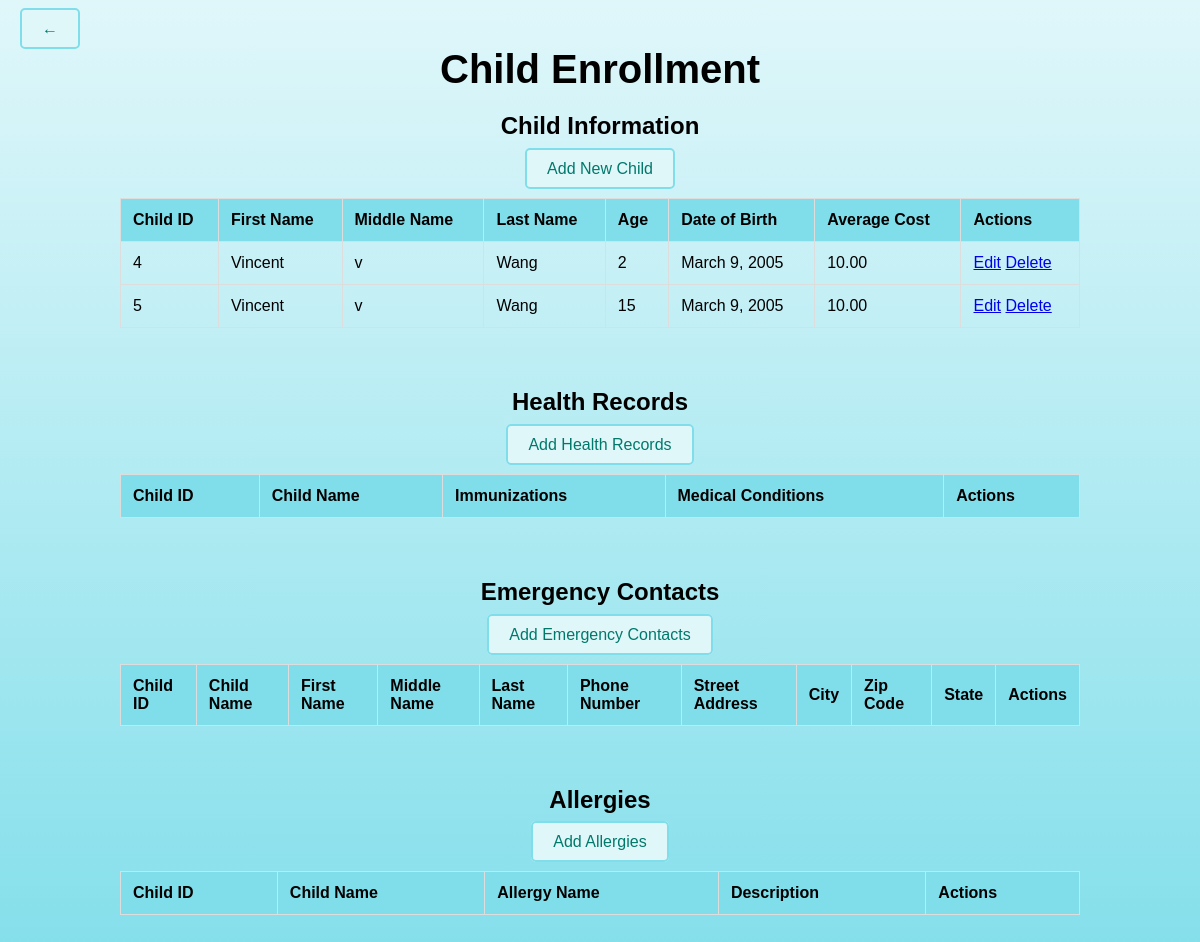
The page /myapp/child-enrollment/ on the database as committed earlier.
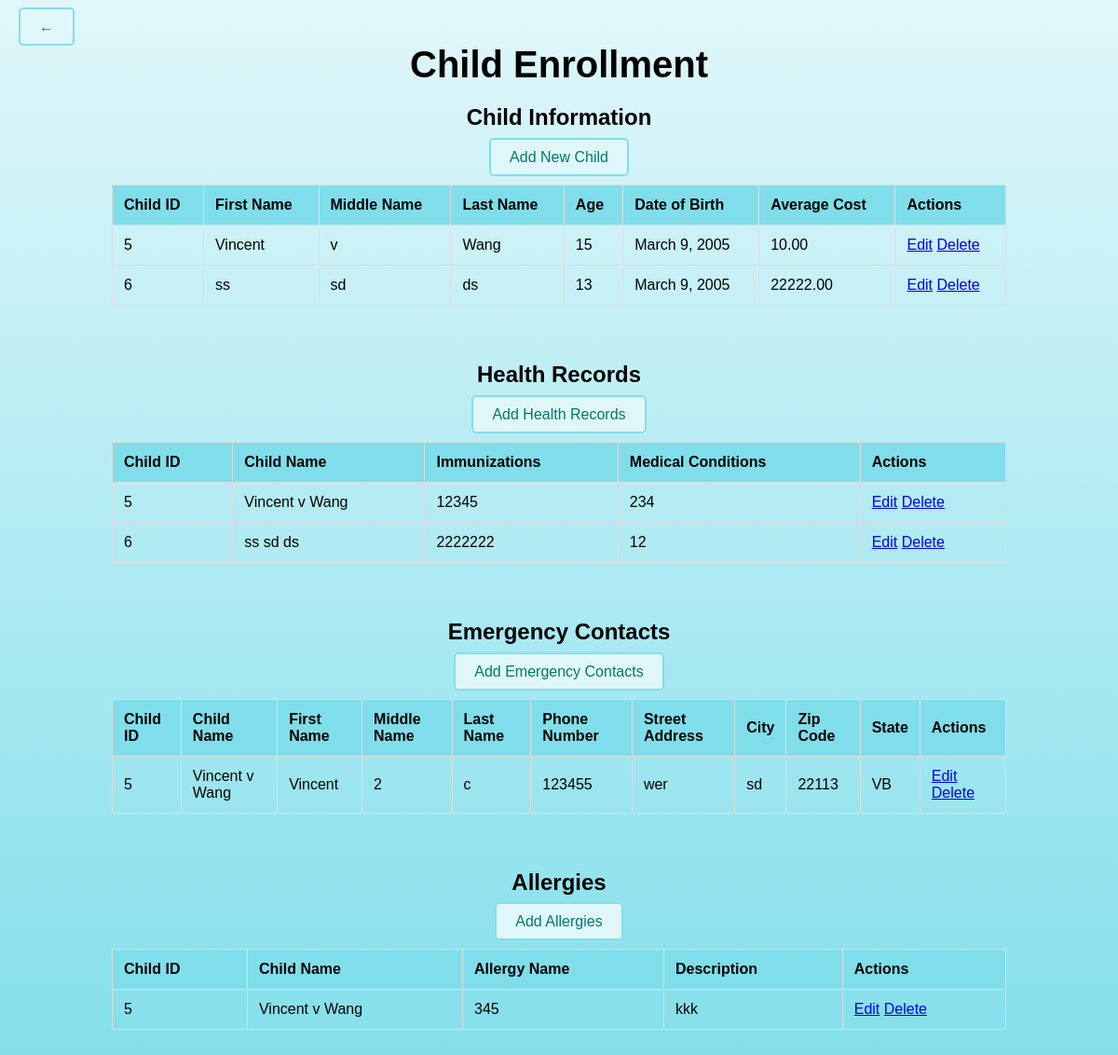
The same page on the database as committed later.
### myapp/models.py (models this page shows, shortened)
class Child(models.Model):
    first_name = models.CharField(max_length=100)
    middle_name = models.CharField(max_length=100, blank=True, null=True)
    last_name = models.CharField(max_length=100)
    age = models.IntegerField()
    date_of_birth = models.DateField()
    average_cost = models.DecimalField(max_digits=10, decimal_places=2)

class HealthRecord(models.Model):
    child = models.ForeignKey(Child, on_delete=models.CASCADE)
    immunizations = models.TextField()
    medical_conditions = models.TextField()

class EmergencyContact(models.Model):
    child = models.ForeignKey(Child, on_delete=models.CASCADE)
    first_name = models.CharField(max_length=100)
    middle_name = models.CharField(max_length=100, blank=True, null=True)
    last_name = models.CharField(max_length=100)
    phone_number = models.CharField(max_length=15)
    street_address = models.CharField(max_length=255)
    city = models.CharField(max_length=100)
    zip_code = models.CharField(max_length=10)
    state = models.CharField(max_length=50)

class Allergy(models.Model):
    child = models.ForeignKey(Child, on_delete=models.CASCADE)
    allergy_name = models.CharField(max_length=100)
    description = models.TextField()

### myapp/views.py (the view)
# urls.py: path('child-enrollment/', views.child_enrollment, name='child_enrollment'),
def child_enrollment(request):
    context = {
        'children': Child.objects.all(),
        'health_records': HealthRecord.objects.all(),
        'emergency_contacts': EmergencyContact.objects.all(),
        'allergies': Allergy.objects.all(),
    }
    return render(request, 'child_enrollment.html', context)

### myapp/templates/child_enrollment.html (shortened to what this page needs)
<!DOCTYPE html>
<html lang="en">
<head>
</head>
<body>
    <div class="container">
        <div class="back-button">
            <a href="{% url 'home' %}" class="button">&larr;</a>
        </div>
        <h1>Child Enrollment</h1>
        <div class="section">
            <h2>Child Information</h2>
            <a href="{% url 'add_child' %}" class="button">Add New Child</a>
            <div class="table-container">
                <table>
                    <thead>
                        <tr>
                            <th>Child ID</th>
                            <th>First Name</th>
                            <th>Middle Name</th>
                            <th>Last Name</th>
                            <th>Age</th>
                            <th>Date of Birth</th>
                            <th>Average Cost</th>
                            <th>Actions</th>
                        </tr>
                    </thead>
                    <tbody>
                        {% for child in children %}
                        <tr>
                            <td>{{ child.id }}</td>
                            <td>{{ child.first_name }}</td>
                            <td>{{ child.middle_name }}</td>
                            <td>{{ child.last_name }}</td>
                            <td>{{ child.age }}</td>
                            <td>{{ child.date_of_birth }}</td>
                            <td>{{ child.average_cost }}</td>
                            <td>
                                <a href="{% url 'edit_child' child.id %}">Edit</a>
                                <a href="{% url 'delete_child' child.id %}">Delete</a>
                            </td>
                        </tr>
                        {% endfor %}
                    </tbody>
                </table>
            </div>
        </div>
        <div class="section">
            <h2>Health Records</h2>
            <a href="{% url 'add_health_record' %}" class="button">Add Health Records</a>
            <div class="table-container">
                <table>
                    <thead>
                        <tr>
                            <th>Child ID</th>
                            <th>Child Name</th>
                            <th>Immunizations</th>
                            <th>Medical Conditions</th>
                            <th>Actions</th>
                        </tr>
                    </thead>
                    <tbody>
                        {% for record in health_records %}
                        <tr>
                            <td>{{ record.child.id }}</td>
                            <td>{{ record.child.first_name }} {{ record.child.middle_name }} {{ record.child.last_name }}</td>
                            <td>{{ record.immunizations }}</td>
                            <td>{{ record.medical_conditions }}</td>
                            <td>
                                <a href="{% url 'edit_health_record' record.id %}">Edit</a>
                                <a href="{% url 'delete_health_record' record.id %}">Delete</a>
                            </td>
                        </tr>
                        {% endfor %}
                    </tbody>
                </table>
            </div>
        </div>
        <div class="section">
            <h2>Emergency Contacts</h2>
            <a href="{% url 'add_emergency_contact' %}" class="button">Add Emergency Contacts</a>
            <div class="table-container">
                <table>
                    <thead>
                        <tr>
                            <th>Child ID</th>
                            <th>Child Name</th>
                            <th>First Name</th>
                            <th>Middle Name</th>
                            <th>Last Name</th>
                            <th>Phone Number</th>
                            <th>Street Address</th>
                            <th>City</th>
                            <th>Zip Code</th>
                            <th>State</th>
                            <th>Actions</th>
                        </tr>
                    </thead>
                    <tbody>
                        {% for contact in emergency_contacts %}
                        <tr>
                            <td>{{ contact.child.id }}</td>
                            <td>{{ contact.child.first_name }} {{ contact.child.middle_name }} {{ contact.child.last_name }}</td>
                            <td>{{ contact.first_name }}</td>
                            <td>{{ contact.middle_name }}</td>
                            <td>{{ contact.last_name }}</td>
                            <td>{{ contact.phone_number }}</td>
                            <td>{{ contact.street_address }}</td>
                            <td>{{ contact.city }}</td>
                            <td>{{ contact.zip_code }}</td>
                            <td>{{ contact.state }}</td>
                            <td>
                                <a href="{% url 'edit_emergency_contact' contact.id %}">Edit</a>
                                <a href="{% url 'delete_emergency_contact' contact.id %}">Delete</a>
                            </td>
                        </tr>
                        {% endfor %}
                    </tbody>
                </table>
            </div>
        </div>
        <div class="section">
            <h2>Allergies</h2>
            <a href="{% url 'add_allergy' %}" class="button">Add Allergies</a>
            <div class="table-container">
                <table>
                    <thead>
                        <tr>
                            <th>Child ID</th>
                            <th>Child Name</th>
                            <th>Allergy Name</th>
                            <th>Description</th>
                            <th>Actions</th>
                        </tr>
                    </thead>
                    <tbody>
                        {% for allergy in allergies %}
                        <tr>
                            <td>{{ allergy.child.id }}</td>
                            <td>{{ allergy.child.first_name }} {{ allergy.child.middle_name }} {{ allergy.child.last_name }}</td>
                            <td>{{ allergy.allergy_name }}</td>
                            <td>{{ allergy.description }}</td>
                            <td>
                                <a href="{% url 'edit_allergy' allergy.id %}">Edit</a>
                                <a href="{% url 'delete_allergy' allergy.id %}">Delete</a>
                            </td>
                        </tr>
                        {% endfor %}
                    </tbody>
                </table>
            </div>
        </div>
    </div>
</body>
</html>

### myapp/templates/child_enrollment.html (style rules this page uses)
body { font-family: Arial, sans-serif; text-align: center; background: linear-gradient(to bottom, #e0f7fa, #80deea); margin: 0; padding: 0; position: relative; }
.container { width: 80%; margin: auto; padding: 20px; }
h1 { font-size: 2.5em; margin-bottom: 20px; }
.section { margin-bottom: 40px; }
.table-container { overflow-x: auto; }
table { width: 100%; border-collapse: collapse; margin: 20px 0; }
th, td { padding: 12px; border: 1px solid #ddd; text-align: left; }
th { background-color: #80deea; }
.button { padding: 10px 20px; background-color: #e0f7fa; border: 2px solid #80deea; border-radius: 5px; text-decoration: none; color: #00796b; font-size: 16px; margin-bottom: 10px; }
.back-button { position: absolute; top: 20px; left: 20px; }

Rows that differ between the two databases and show on the page:
removed Child: id "4", first_name "Vincent", middle_name "v", last_name "Wang", age "2", date_of_birth "March 9, 2005", average_cost "10.00"
added Child: id "6", first_name "ss", middle_name "sd", last_name "ds", age "13", date_of_birth "March 9, 2005", average_cost "22222.00"
added HealthRecord: child.id "5", child.first_name "Vincent", child.middle_name "v", child.last_name "Wang", immunizations "12345", medical_conditions "234"
added HealthRecord: child.id "6", child.first_name "ss", child.middle_name "sd", child.last_name "ds", immunizations "2222222", medical_conditions "12"
added EmergencyContact: child.id "5", child.first_name "Vincent", child.middle_name "v", child.last_name "Wang", first_name "Vincent", middle_name "2", last_name "c", phone_number "123455", street_address "wer", city "sd", zip_code "22113", state "VB"
added Allergy: child.id "5", child.first_name "Vincent", child.middle_name "v", child.last_name "Wang", allergy_name "345", description "kkk"
